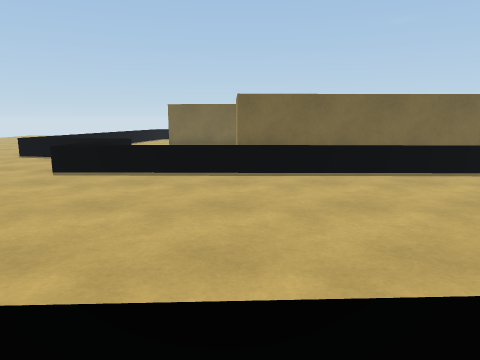
view 1 (above)

20 first-person views from a walk through a 3-D level made in the Unity game engine. The camera is 1.3 m above the floor, tilts 10° down and sees 70° across. The floor is counted in squares, 1 m on a side. Each view is taken from the middle of a square. On the plan, view 1 faces up. The plan holds only what a view shows up to about 15 squares ahead; the rest is blank. The place goes on beyond the plan. Some animated figures are left out.

view 2
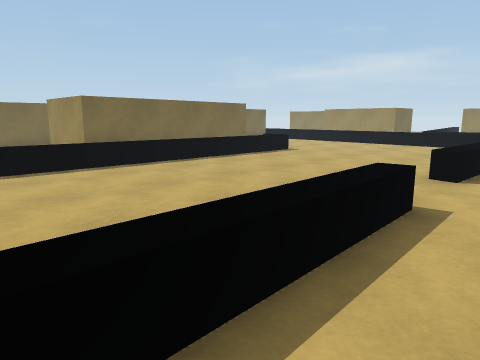

view 3
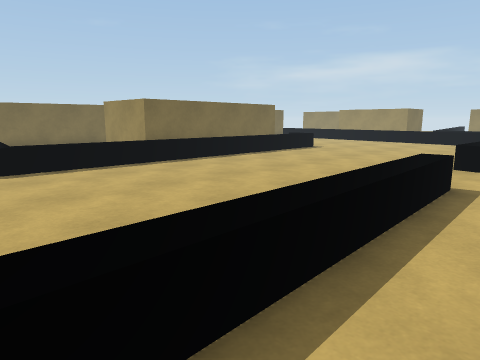

view 4
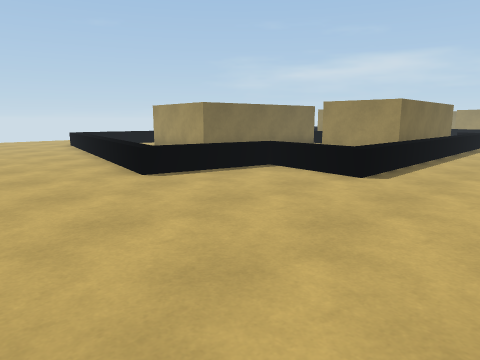

view 5
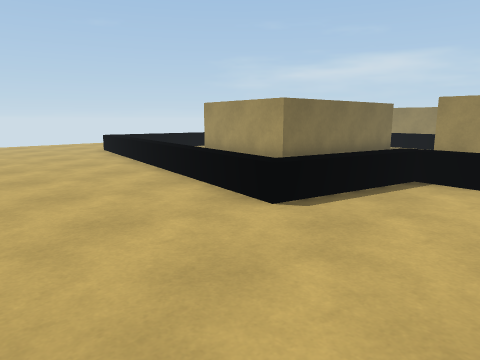

view 6
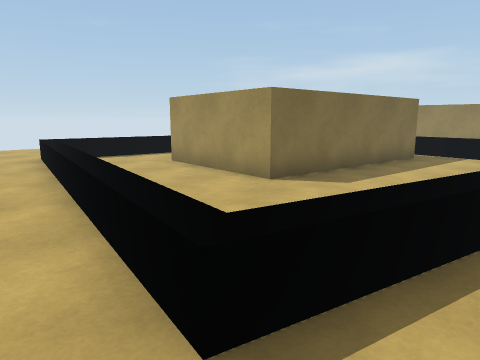

view 7
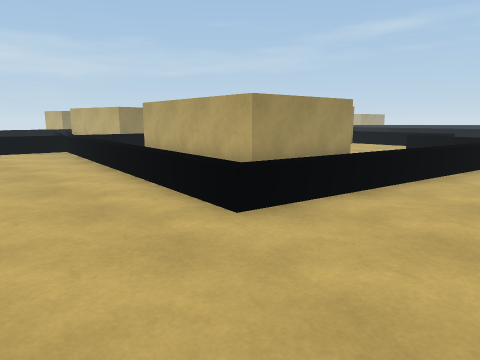

view 8
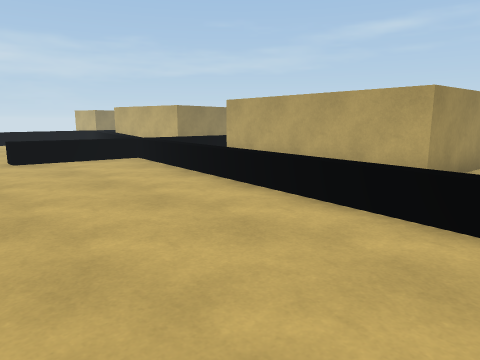

view 9
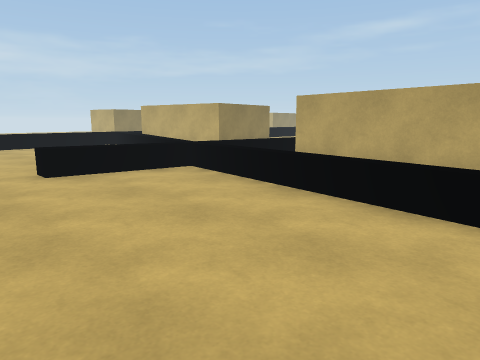

view 10
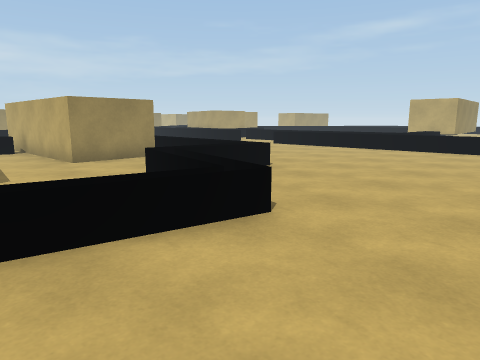

view 11
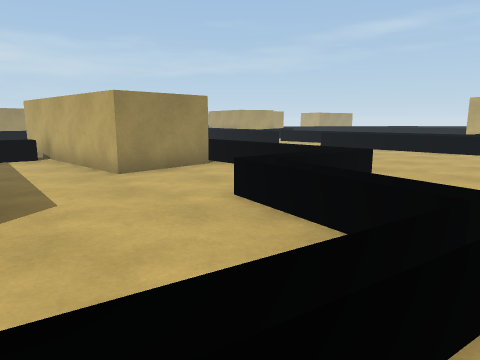

view 12
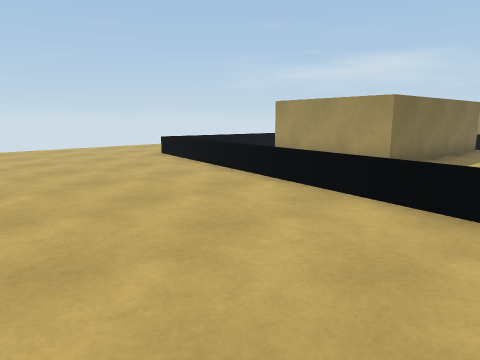

view 13
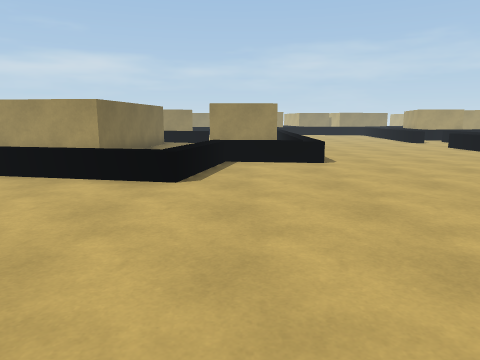

view 14
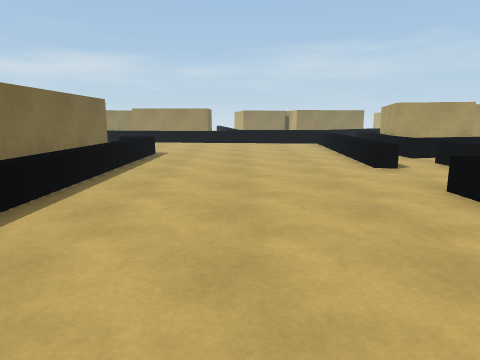

view 15
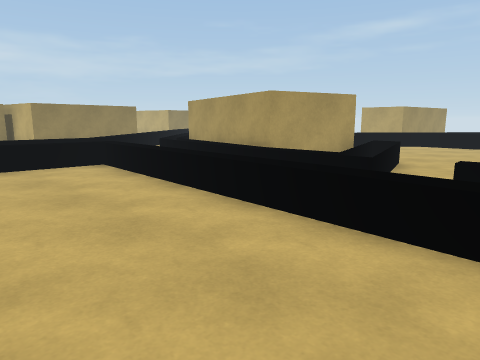

view 16
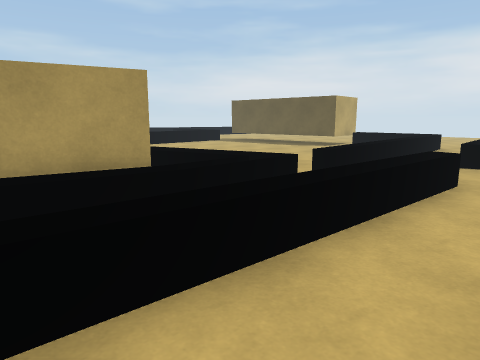

view 17
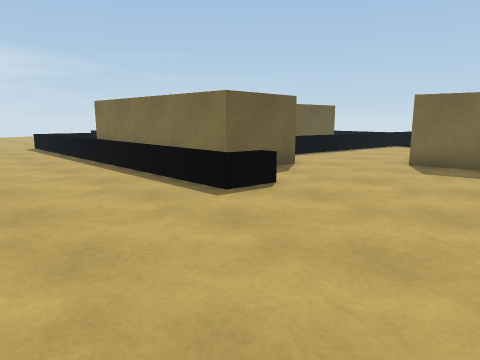

view 18
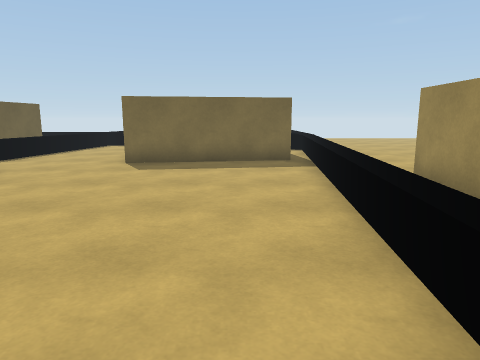

view 19
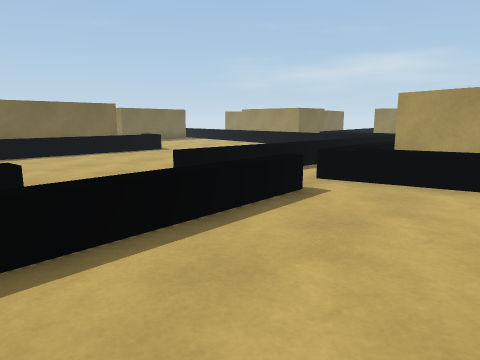

view 20
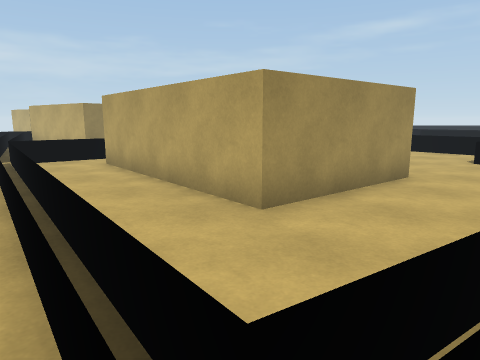

### Floor plan
Key: @ floor where view 1 was taken; # wall or solid block; . floor; = window, fence, low wall or low ledge.
Columns run from 15 left of view 1 to 17 right of it. Each row starts with its distance up from view 1.
 28      ... .. .. ..
 27      .................
 26      .................=....
 25     .................== .......=
 24     ......=..........==     ...=
 23     .....=========...=
 22     .....==...=========
 21     .....=..........== ====
 20    ......=..########.=    =
 19    .....==..#      #==..      ==
 18    .....==..#      #==..##    .=
 17    .....==..#      #==..#     .=
 16    .....=...#####  #=...      #=
 15   ......=......#####=....######=
 14   .....==..........==.........==
 13   .....===.........==.........==.
 12   .....=====...########.......==#
 11 . .........=...########.......=##
 10   .........=...########.......=##
  9   ........=====####=====......=
  8    ..............=======......=
  7    ...........................=
  6     ..........................
  5    . .......................
  4       .......................
  3       .......................== =
  2        ......................====
  1        ==========..===========#==
  0        ===.....@........   ===#==
 -1          ...=========.========#==
 -2           ======......==#####==#=
 -3                .......==#   ###=
 -4                 .......=#
 -5                ....  ..==

Where each view was taken, in squares from view 1:
view 1: 0 up, 0 right, facing up
view 2: 1 down, 4 left, facing up-right
view 3: 1 down, 6 left, facing up-right
view 4: 5 up, 12 left, facing up-right
view 5: 9 up, 12 left, facing up-right
view 6: 11 up, 9 left, facing up-right
view 7: 27 up, 9 left, facing down-right
view 8: 28 up, 5 left, facing down-right
view 9: 28 up, 2 left, facing down-right
view 10: 16 up, 11 left, facing down-right
view 11: 16 up, 8 left, facing down-right
view 12: 12 up, 13 left, facing up-right
view 13: 11 up, 15 left, facing right
view 14: 5 up, 5 left, facing right
view 15: 5 up, 4 right, facing down-right
view 16: 3 up, 12 right, facing down-left
view 17: 4 up, 13 right, facing up-left
view 18: 4 up, 13 right, facing up
view 19: 5 down, 0 right, facing up-right
view 20: 24 up, 6 left, facing down-right
